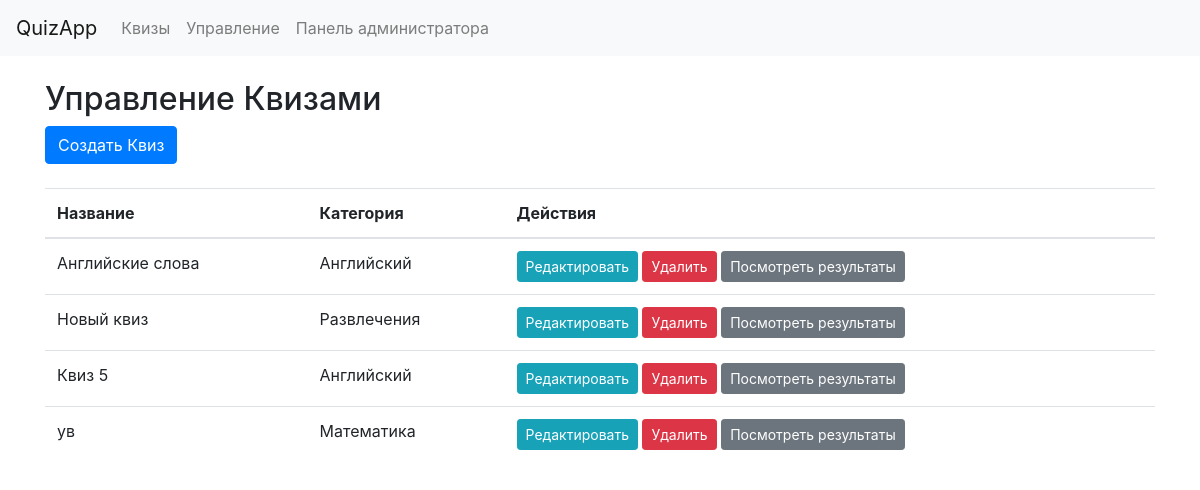
The page /manage/ on the database as committed earlier.
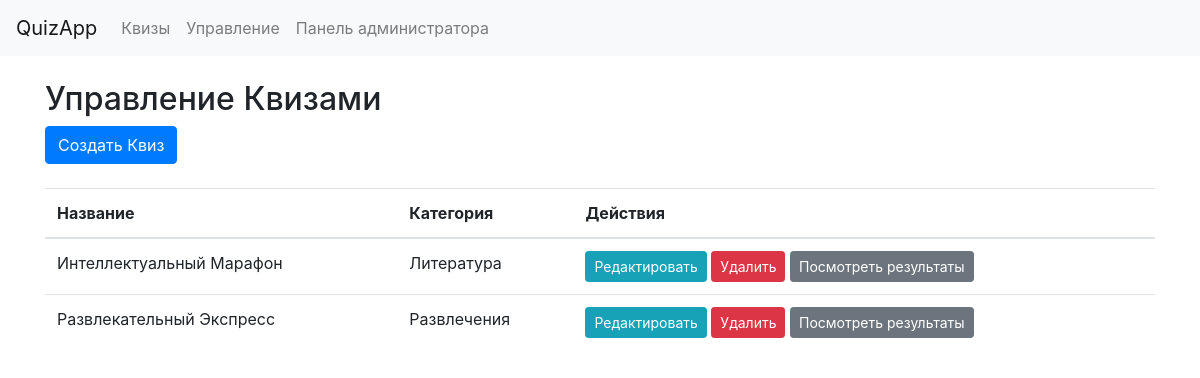
The same page on the database as committed later.
### quizzes/models.py (models this page shows, shortened)
class Quiz(models.Model):
    title = models.CharField(max_length=200)
    category = models.ForeignKey(
        Category,
        on_delete=models.CASCADE,
        related_name="quizzes",
        blank=True,
        null=True,
    )
    image = models.ImageField(upload_to="quiz_images/", blank=True, null=True)
    class Meta:
        verbose_name_plural = "Quizzes"

class Category(models.Model):
    name = models.CharField(max_length=100)
    class Meta:
        verbose_name_plural = "Categories"

### quizzes/views.py (the view)
# urls.py: path("manage/", views.manage_quiz, name="manage_quiz"),
def manage_quiz(request):
    quizzes = Quiz.objects.all()
    return render(request, "quizzes/manage_quiz.html", {"quizzes": quizzes})

### quizzes/templates/quizzes/manage_quiz.html (shortened to what this page needs)
{% extends 'quizzes/base.html' %}
{% block content %}
<h2>Управление Квизами</h2>
<a href="{% url 'create_quiz' %}" class="btn btn-primary mb-4">Создать Квиз</a>
<table class="table">
    <thead>
        <tr>
            <th>Название</th>
            <th>Категория</th>
            <th>Действия</th>
        </tr>
    </thead>
    <tbody>
        {% for quiz in quizzes %}
        <tr>
            <td>{{ quiz.title }}</td>
            <td>{{ quiz.category.name }}</td>
            <td>
                <a href="{% url 'edit_quiz' quiz.id %}" class="btn btn-info btn-sm">Редактировать</a>
                <a href="{% url 'delete_quiz' quiz.id %}" class="btn btn-danger btn-sm">Удалить</a>
                <a href="{% url 'quiz_result' quiz.id %}" class="btn btn-secondary btn-sm">Посмотреть результаты</a>
            </td>
        </tr>
        {% endfor %}
    </tbody>
</table>
{% endblock %}

### quizzes/templates/quizzes/base.html (shortened to what this page needs)
<!DOCTYPE html>
<html lang="en">
<head>
    <link href="https://maxcdn.bootstrapcdn.com/bootstrap/4.5.2/css/bootstrap.min.css" rel="stylesheet">
</head>
<body>
    <nav class="navbar navbar-expand-lg navbar-light bg-light">
        <a class="navbar-brand" href="#">QuizApp</a>
        <div class="collapse navbar-collapse" id="navbarNav">
            <ul class="navbar-nav">
                <li class="nav-item">
                    <a class="nav-link" href="{% url 'quiz_list' %}">Квизы</a>
                </li>
                <li class="nav-item">
                    <a class="nav-link" href="{% url 'manage_quiz' %}">Управление</a>
                </li>
                <li class="nav-item">
                    <a class="nav-link" href="{% url 'admin:index' %}">Панель администратора</a>
                </li>
            </ul>
        </div>
    </nav>
    <div class="container mt-4">
        {% block content %}
        {% endblock %}
    </div>
</body>
</html>

Rows that differ between the two databases and show on the page:
removed Quiz: title "Английские слова", category.name "Английский"
removed Quiz: title "Новый квиз", category.name "Развлечения"
removed Quiz: title "Квиз 5", category.name "Английский"
removed Quiz: title "ув", category.name "Математика"
added Quiz: title "Интеллектуальный Марафон", category.name "Литература"
added Quiz: title "Развлекательный Экспресс", category.name "Развлечения"
